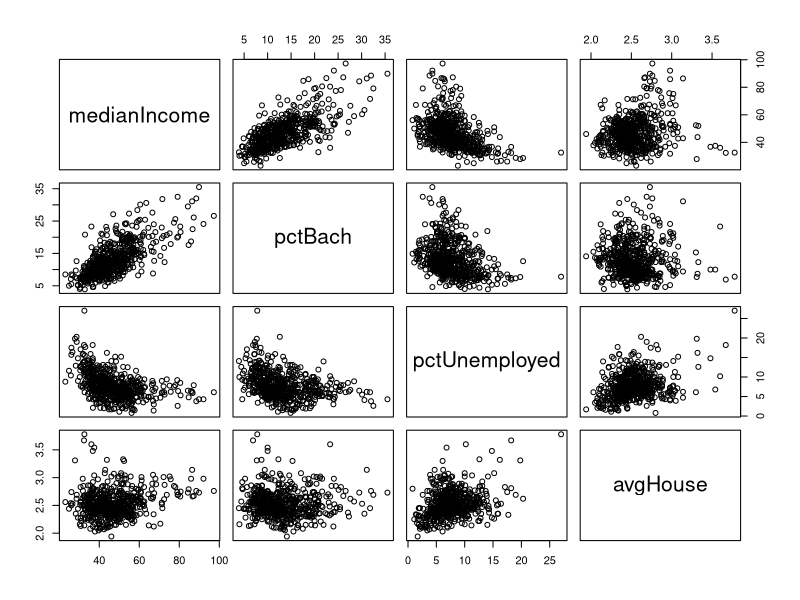
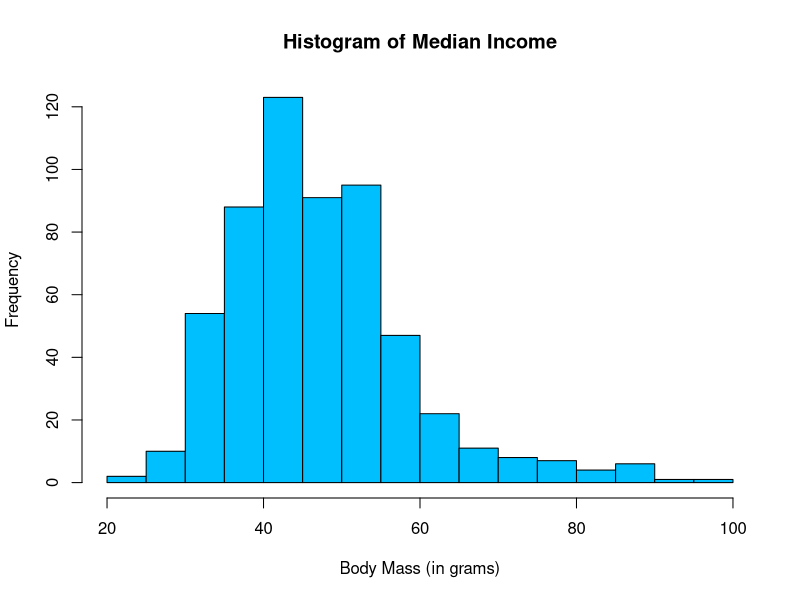
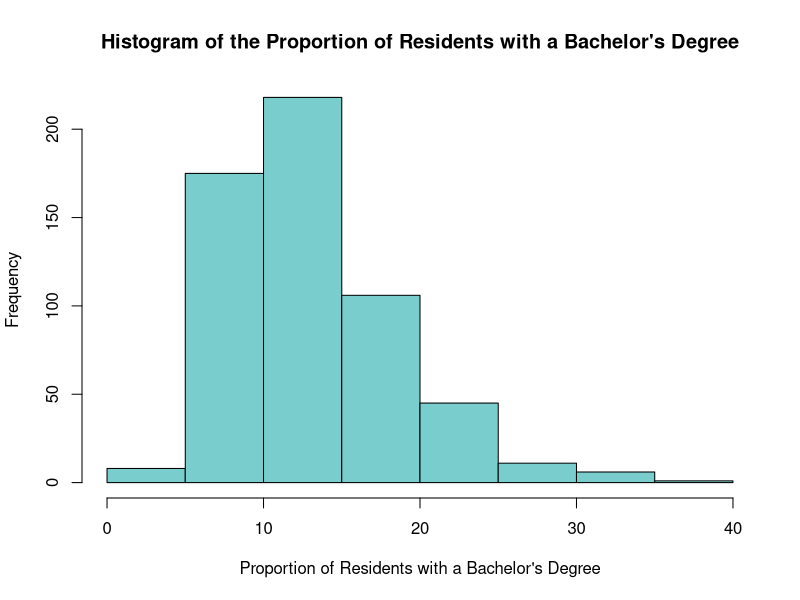
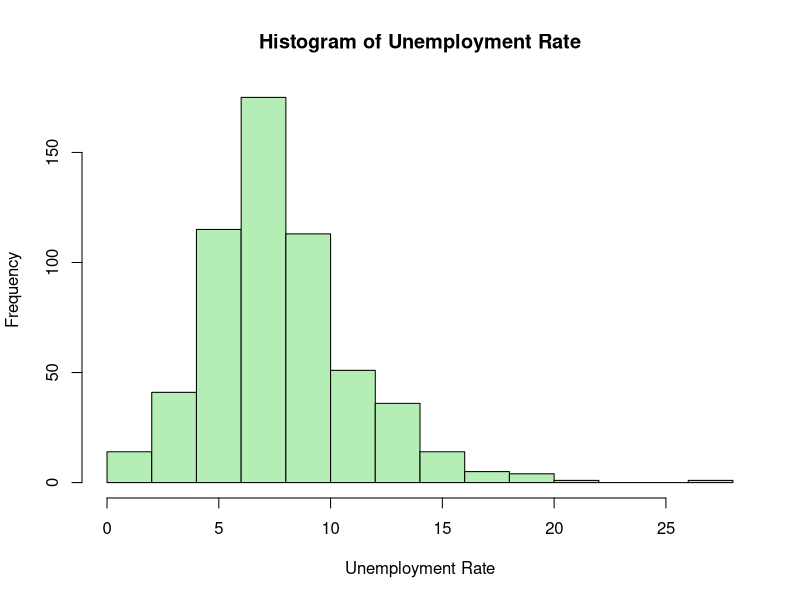
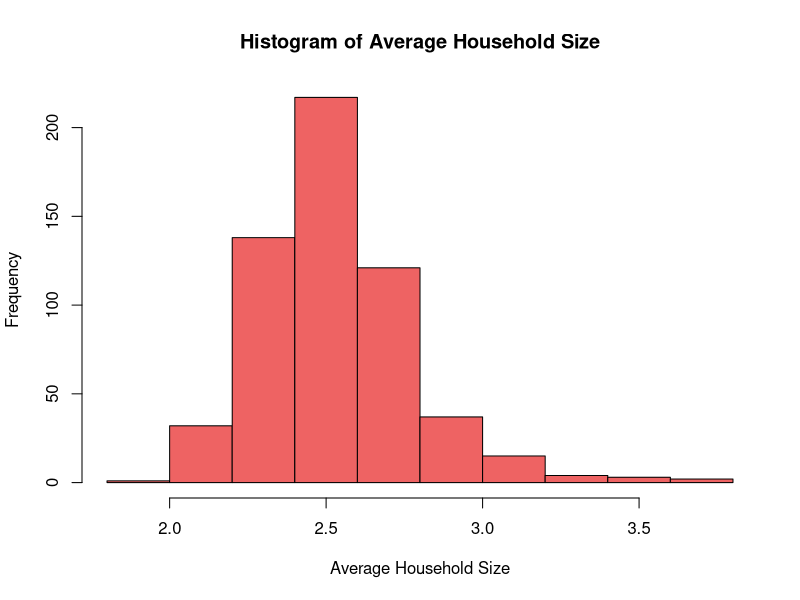
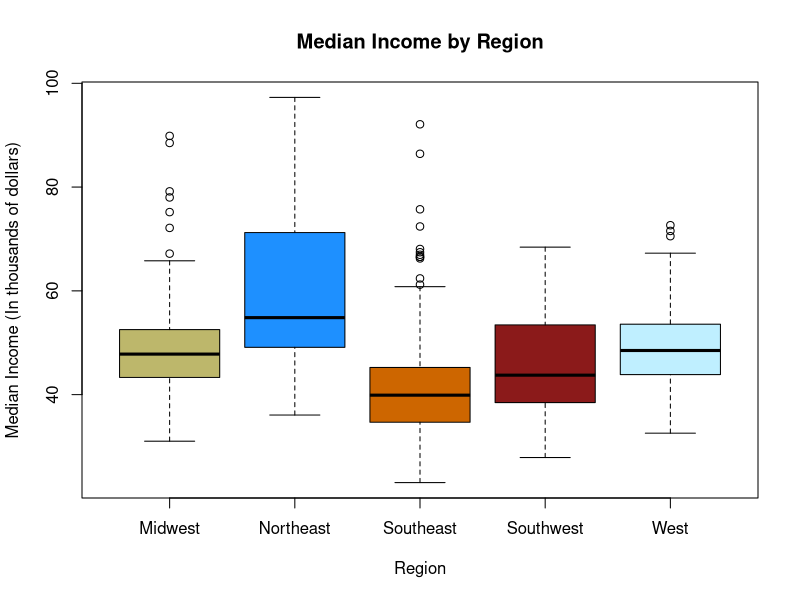
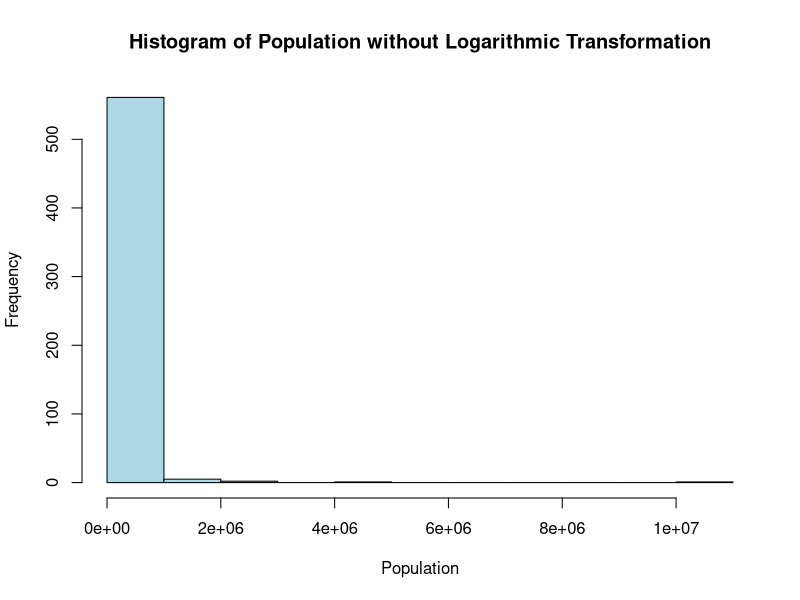
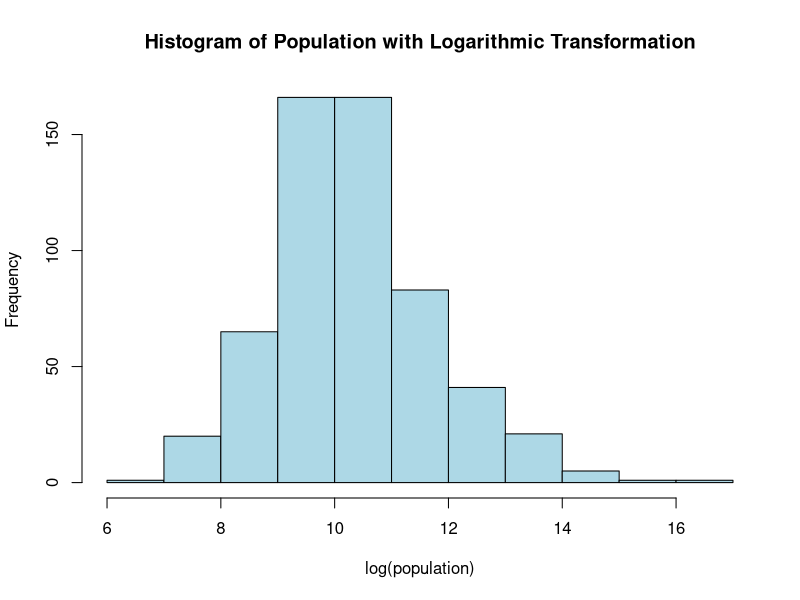

The R script that drew these images, in order:
## ---- chunk 1
knitr::opts_chunk$set(echo = TRUE)
## ---- chunk 2
# Load any packages you may need here
library(car)
library(emmeans)
## ---- chunk 3
income <- read.csv("cancer_mortality_rates.csv", stringsAsFactors = TRUE)
income$medianIncome <- income$medianIncome / 1000
## ---- chunk 4
plot(~ medianIncome + pctBach + pctUnemployed + avgHouse, data = income)
## ---- chunk 5
hist(income$medianIncome,
     main = "Histogram of Median Income",
     xlab = "Body Mass (in grams)",
     col = "deepskyblue")
## ---- chunk 6
hist(income$pctBach,
     main = "Histogram of the Proportion of Residents with a Bachelor's Degree",
     xlab = "Proportion of Residents with a Bachelor's Degree",
     col = "darkslategray3")
## ---- chunk 7
hist(income$pctUnemployed,
     main = "Histogram of Unemployment Rate",
     xlab = "Unemployment Rate",
     col = "darkseagreen2")
## ---- chunk 8
hist(income$avgHouse,
     main = "Histogram of Average Household Size",
     xlab = "Average Household Size",
     col = "indianred2")
## ---- chunk 9
plot(medianIncome ~ region, data = income, 
     xlab = "Region", ylab = "Median Income (In thousands of dollars)", 
     main = "Median Income by Region", 
     col = c("darkkhaki", "dodgerblue", "darkorange3", "firebrick4", "lightblue1"))
## ---- chunk 10
model_version0 <- lm(medianIncome ~ pctBach + pctUnemployed + avgHouse + region, data = income)
summary(model_version0)
## ---- chunk 11
hist(income$population,
     main = "Histogram of Population without Logarithmic Transformation",
     xlab = "Population",
     col = "lightblue")
## ---- chunk 12
hist(log(income$population),
     main = "Histogram of Population with Logarithmic Transformation",
     xlab = "log(population)",
     col = "lightblue")
## ---- chunk 13
plot(medianIncome ~ pctPoverty,
     data = income,
     xlab = "Poverty Rate",
     ylab = "Median Income",
     main = "Median Income vs Poverty Rate")
## ---- chunk 14
plot(medianIncome ~ log(population),
     data = income,
     col = c("blue", "orange", "gray40", "red", "lightblue")[region],
     pch = c(1, 2, 3, 4, 5)[region],
     xlab = "log(population)",
     ylab = "Median Income",
     main = "Median Income vs log(population) by Region")

legend(x = 14.5, y = 99,
       legend = levels(income$region),
       col = c("blue", "orange", "gray40", "red", "lightblue"),
       pch = c(1, 2, 3, 4, 5))

## ---- chunk 15
model_interaction <- lm(medianIncome ~ pctBach + pctUnemployed + avgHouse + log(population) * region, data = income)
summary(model_interaction)
## ---- chunk 16
plot(~ medianIncome + pctHS + pctEmployed + pctMarried + pctMarriedHouse, data = income)
## ---- chunk 17
plot(~ medianIncome + pctPrivateHC + pctPublicHC + pctEmployerHC, data = income)
## ---- chunk 18
plot(medianIncome ~ log(population), data = income,
     main = "Median Income vs log(population)",
     xlab = "log(population)",
     ylab = "Median Income")
## ---- chunk 19
model_version2 <- lm(medianIncome ~ pctBach + pctUnemployed + avgHouse + pctHS + region, data = income)
summary(model_version2)
## ---- chunk 20
model_version3 <- lm(medianIncome ~ pctBach + pctUnemployed + avgHouse + pctPublicHC + region, data = income)
summary(model_version3)
## ---- chunk 21
model_version4 <- lm(medianIncome ~ pctBach + pctUnemployed + avgHouse + pctPrivateHC + region, data = income)
summary(model_version4)
## ---- chunk 22
model_version5 <- lm(medianIncome ~ pctBach + pctUnemployed + avgHouse + pctEmployerHC + region, data = income)
summary(model_version5)
## ---- chunk 23
model_version6 <- lm(medianIncome ~ pctBach + pctUnemployed + avgHouse + pctMarried + region, data = income)
summary(model_version6)
## ---- chunk 24
model_version7 <- lm(medianIncome ~ pctBach + pctUnemployed + avgHouse + pctPoverty + I(pctPoverty^2)+ region, data = income)
summary(model_version7)
## ---- chunk 25
model_version8 <- lm(medianIncome ~ pctBach + pctUnemployed + avgHouse + pctMarriedHouse + region, data = income)
summary(model_version8)
## ---- chunk 26
model_version9 <- lm(medianIncome ~ pctBach + pctUnemployed + avgHouse + log(population) + region, data = income)
summary(model_version9)
## ---- chunk 27
model_final_v1 <- lm(medianIncome ~ pctBach + pctUnemployed + pctPublicHC + pctPrivateHC + pctEmployerHC + pctMarried + pctMarriedHouse + avgHouse + pctPoverty + I(pctPoverty^2) + log(population) + region, data = income)
summary(model_final_v1)
## ---- chunk 28
model_without_quadratic <- lm(medianIncome ~ pctPoverty, data = income)
model_with_quadratic <- lm(medianIncome ~ pctPoverty + I(pctPoverty^2), data = income)
model_with_third_power <- lm(medianIncome ~ pctPoverty + I(pctPoverty^2) +I(pctPoverty^3), data = income)


quadData <- data.frame(pctPoverty = seq(min(income$pctPoverty), max(income$pctPoverty), by = 0.01))

quadData$Fitted <- predict(model_without_quadratic, newdata = quadData)
quadData$Fitted1 <- predict(model_with_quadratic, newdata = quadData)
quadData$Fitted2 <- predict(model_with_third_power, newdata = quadData)


plot(income$medianIncome ~ income$pctPoverty,
     main = "Median Income vs Poverty by Exponents",
     ylab = "Median Income",
     xlab = "Poverty Rate")


lines(quadData$pctPoverty, quadData$Fitted, col = "red")
lines(quadData$pctPoverty, quadData$Fitted1, col = "blue")
lines(quadData$pctPoverty, quadData$Fitted2, col = "green")

legend(30, 99, legend=c("First Power", "Second Power", "Third Power"),
       col=c("red", "blue", "green"), lty=1, cex=1)

## ---- chunk 29
plot(model_final_v1$fitted.values, model_final_v1$residuals,
     main = "Residuals versus Fitted Values Plot",
     xlab = "Fitted Values",
     ylab = "Residuals")
abline(h = 0, col = "red", lty = 2)
## ---- chunk 30
model_final_v2 <- lm(medianIncome ~ pctBach + pctUnemployed + pctPublicHC + pctPrivateHC + pctEmployerHC + pctMarried + pctMarriedHouse + avgHouse + pctPoverty + I(pctPoverty^2) + I(pctPoverty^3) + log(population) + region, data = income)
summary(model_final_v2)
## ---- chunk 31
plot(model_final_v2$fitted.values, model_final_v2$residuals,
     main = "Residuals versus Fitted Values Plot",
     xlab = "Fitted Values",
     ylab = "Residuals")
abline(h = 0, col = "red", lty = 2)
## ---- chunk 32
qqnorm(model_final_v2$residuals, main = "QQ Plot of the Residuals")
qqline(model_final_v2$residuals)
## ---- chunk 33
vif(model_final_v2)
## ---- chunk 34
sd(income$pctBach) * model_final_v2$coefficients[2]
sd(income$pctUnemployed) * model_final_v2$coefficients[3]
sd(income$pctPublicHC) *model_final_v2$coefficients[4]
sd(income$pctPrivateHC) * model_final_v2$coefficients[5]
sd(income$pctEmployerHC) * model_final_v2$coefficients[6]
sd(income$pctMarried) * model_final_v2$coefficients[7]
sd(income$pctMarriedHouse) * model_final_v2$coefficients[8]
sd(income$avgHouse) * model_final_v2$coefficients[9]
sd(log(income$population)) * model_final_v2$coefficients[13]
## ---- chunk 35
model_final_v3 <- lm(medianIncome ~ pctBach + pctUnemployed + pctPublicHC + pctPrivateHC + pctEmployerHC + pctMarriedHouse + avgHouse + pctPoverty + I(pctPoverty^2) + + I(pctPoverty^3) + log(population) + region, data = income)
summary(model_final_v3)
